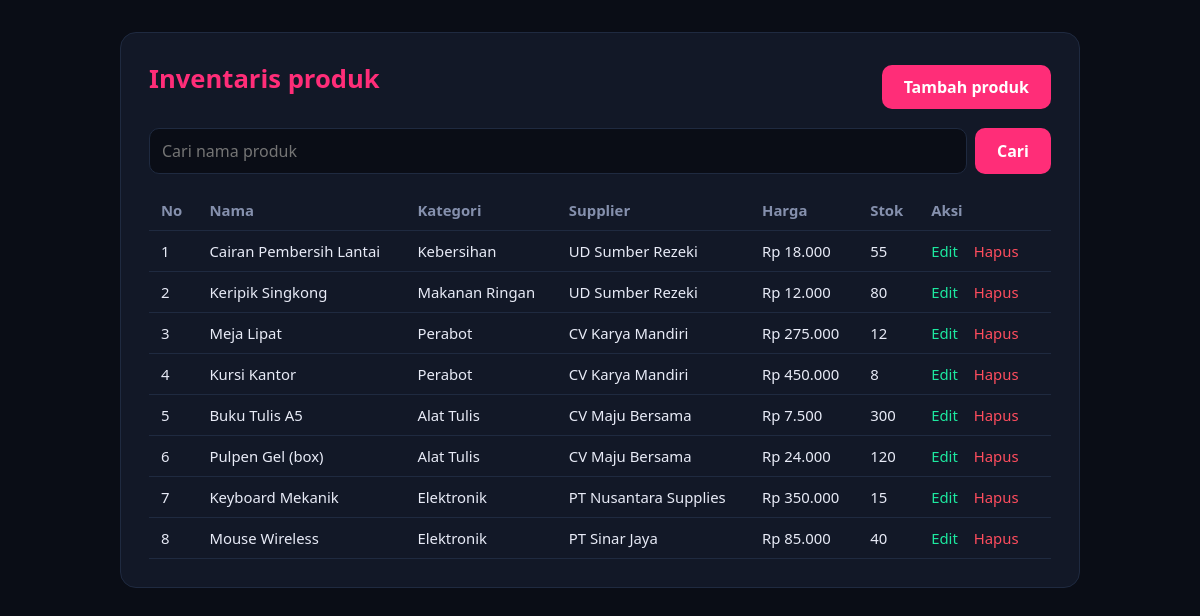
The page / on the database its author committed.
### tables this page shows
CREATE TABLE produk (
  id INT AUTO_INCREMENT PRIMARY KEY,
  nama VARCHAR(150) NOT NULL,
  kategori_id INT NOT NULL,
  supplier_id INT NOT NULL,
  harga DECIMAL(12,2) NOT NULL DEFAULT 0,
  stok INT NOT NULL DEFAULT 0,
  created_at TIMESTAMP DEFAULT CURRENT_TIMESTAMP,
  CONSTRAINT fk_produk_kategori FOREIGN KEY (kategori_id) REFERENCES kategori(id) ON DELETE RESTRICT ON UPDATE CASCADE,
  CONSTRAINT fk_produk_supplier FOREIGN KEY (supplier_id) REFERENCES supplier(id) ON DELETE RESTRICT ON UPDATE CASCADE
);

CREATE TABLE kategori (
  id INT AUTO_INCREMENT PRIMARY KEY,
  nama VARCHAR(100) NOT NULL UNIQUE
);

CREATE TABLE supplier (
  id INT AUTO_INCREMENT PRIMARY KEY,
  nama VARCHAR(100) NOT NULL,
  kontak VARCHAR(50) NOT NULL
);

### functions.php (called while the page is built, shortened)
<?php
function e($teks): string {
    return htmlspecialchars((string)$teks, ENT_QUOTES, 'UTF-8');
}
function rupiah($angka): string {
    return 'Rp ' . number_format((float)$angka, 0, ',', '.');
}

### index.php (the view, shortened to what this page needs)
<?php
require 'functions.php';
$db = Database::getConnection();
$cari = trim($_GET['cari'] ?? '');
$sql = 'SELECT p.id, p.nama, p.harga, p.stok, k.nama AS kategori, s.nama AS supplier
        FROM produk p
        JOIN kategori k ON p.kategori_id = k.id
        JOIN supplier s ON p.supplier_id = s.id';
$params = [];
$sql .= ' ORDER BY p.id DESC';
$stmt = $db->prepare($sql);
$stmt->execute($params);
$produk = $stmt->fetchAll();
?>
<!DOCTYPE html>
<html lang="id">
<head>
<link rel="stylesheet" href="style.css">
</head>
<body>
<main class="card lebar">
  <div class="kepala">
    <h1>Inventaris produk</h1>
    <a class="tombol" href="create.php">Tambah produk</a>
  </div>
  <form class="cari" method="get">
    <input type="search" name="cari" placeholder="Cari nama produk" value="<?= e($cari) ?>">
    <button type="submit">Cari</button>
  </form>
  <div class="tabel-wrap">
  <table>
    <thead><tr><th>No</th><th>Nama</th><th>Kategori</th><th>Supplier</th><th>Harga</th><th>Stok</th><th>Aksi</th></tr></thead>
    <tbody>
    <?php foreach ($produk as $i => $p): ?>
      <tr>
        <td><?= $i + 1 ?></td>
        <td><?= e($p['nama']) ?></td>
        <td><?= e($p['kategori']) ?></td>
        <td><?= e($p['supplier']) ?></td>
        <td><?= e(rupiah($p['harga'])) ?></td>
        <td><?= e($p['stok']) ?></td>
        <td class="aksi">
          <a href="edit.php?id=<?= e($p['id']) ?>">Edit</a>
          <a class="hapus" href="delete.php?id=<?= e($p['id']) ?>">Hapus</a>
        </td>
      </tr>
    <?php endforeach; ?>
    </tbody>
  </table>
  </div>
</main>
</body>
</html>

### style.css (style rules this page uses)
:root { --bg:#0a0d16; --card:#121827; --line:#1f2a40; --text:#e8ebf7; --muted:#8590ad; --pink:#ff2d78; --green:#1de9a0; --red:#ff4d5e; }
* { box-sizing: border-box; }
body { margin:0; min-height:100vh; display:grid; place-items:start center; padding:32px 16px; background:var(--bg); color:var(--text); font-family:"Segoe UI",system-ui,sans-serif; }
.card { width:100%; max-width:460px; background:var(--card); border:1px solid var(--line); border-radius:16px; padding:28px; }
.card.lebar { max-width:960px; }
h1 { margin:0 0 16px; color:var(--pink); font-size:1.6rem; }
.kepala { display:flex; justify-content:space-between; align-items:center; gap:12px; flex-wrap:wrap; }
input, select { width:100%; padding:11px 12px; border-radius:10px; border:1px solid var(--line); background:var(--bg); color:var(--text); font:inherit; }
button, .tombol { display:inline-block; margin-top:20px; padding:11px 22px; border:0; border-radius:10px; background:var(--pink); color:#fff; font:inherit; font-weight:600; text-decoration:none; cursor:pointer; }
.kepala .tombol { margin-top:0; }
.cari { display:flex; gap:8px; margin:16px 0; }
.cari input { flex:1; }
.cari button { margin-top:0; }
.tabel-wrap { overflow-x:auto; }
table { width:100%; border-collapse:collapse; font-size:.93rem; }
th, td { padding:10px 12px; text-align:left; border-bottom:1px solid var(--line); white-space:nowrap; }
th { color:var(--muted); font-weight:600; }
.aksi a { color:var(--green); margin-right:12px; text-decoration:none; }
.aksi a.hapus { color:var(--red); }

### rows shown on the page
produk: nama "Cairan Pembersih Lantai", kategori.nama "Kebersihan", supplier.nama "UD Sumber Rezeki", harga "Rp 18.000", stok "55"
produk: nama "Keripik Singkong", kategori.nama "Makanan Ringan", supplier.nama "UD Sumber Rezeki", harga "Rp 12.000", stok "80"
produk: nama "Meja Lipat", kategori.nama "Perabot", supplier.nama "CV Karya Mandiri", harga "Rp 275.000", stok "12"
produk: nama "Kursi Kantor", kategori.nama "Perabot", supplier.nama "CV Karya Mandiri", harga "Rp 450.000", stok "8"
produk: nama "Buku Tulis A5", kategori.nama "Alat Tulis", supplier.nama "CV Maju Bersama", harga "Rp 7.500", stok "300"
produk: nama "Pulpen Gel (box)", kategori.nama "Alat Tulis", supplier.nama "CV Maju Bersama", harga "Rp 24.000", stok "120"
produk: nama "Keyboard Mekanik", kategori.nama "Elektronik", supplier.nama "PT Nusantara Supplies", harga "Rp 350.000", stok "15"
produk: nama "Mouse Wireless", kategori.nama "Elektronik", supplier.nama "PT Sinar Jaya", harga "Rp 85.000", stok "40"
